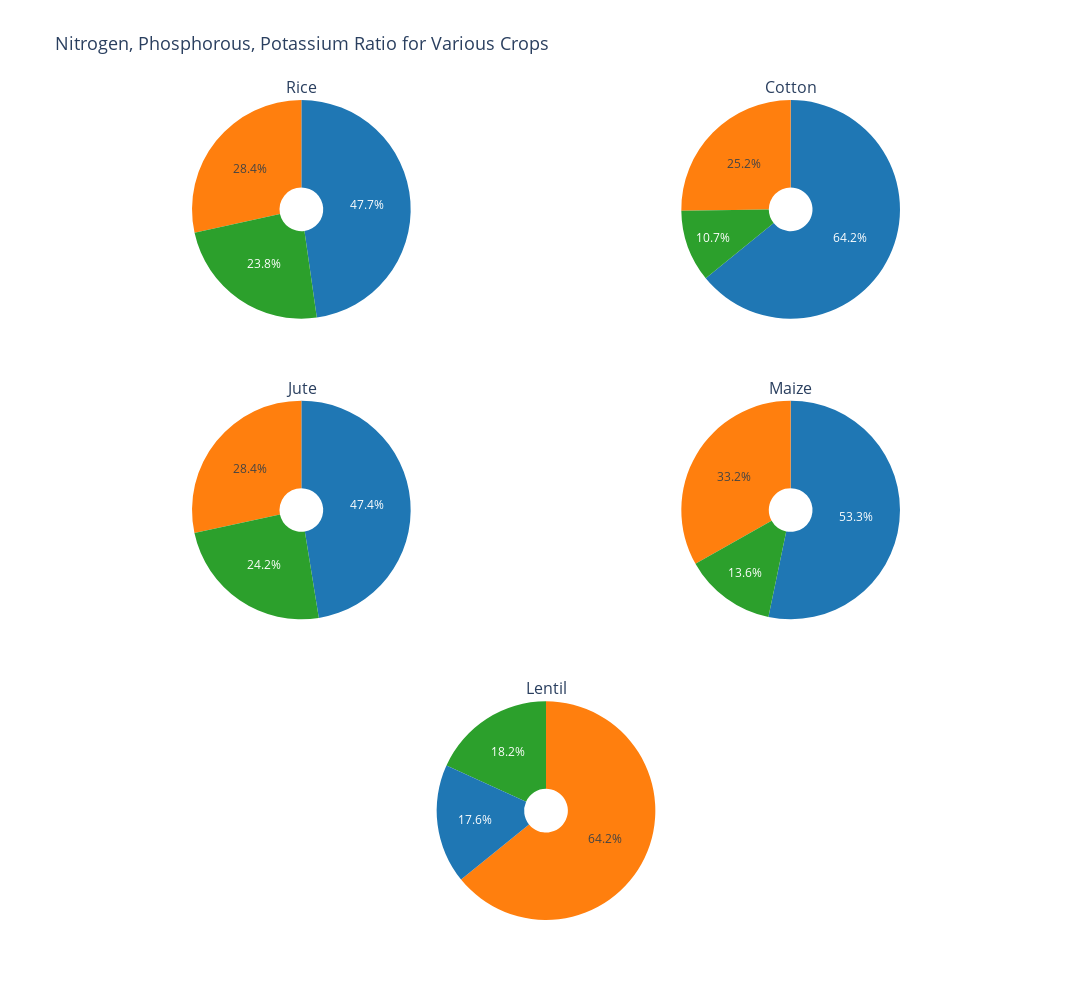

Notebook code cell kept with this figure:
### Markdown cell above
### N P K ratio for rice, cotton, jute, maize and lentis

### Code cell
from plotly.subplots import make_subplots
import plotly.graph_objects as go

labels = ['Nitrogen (N)', 'Phosphorous (P)', 'Potassium (K)']
colors = ["#1f77b4", "#ff7f0e", "#2ca02c"]  # Custom colors for consistency

# Create a subplot layout: 3 rows and 2 columns
fig = make_subplots(
    rows=3, cols=2,
    specs=[
        [{'type': 'domain'}, {'type': 'domain'}],  # Row 1
        [{'type': 'domain'}, {'type': 'domain'}],  # Row 2
        [{'type': 'domain', 'colspan': 2}, None]   # Row 3 (full width)
    ],
    subplot_titles=["Rice", "Cotton", "Jute", "Maize", "Lentil"],
    vertical_spacing=0.1,  # Reduced spacing to increase chart size
    horizontal_spacing=0.05  # Reduced space between columns
)

# List of crops and their positions in the grid
crops = [("rice", 1, 1), ("cotton", 1, 2), ("jute", 2, 1), 
         ("maize", 2, 2), ("lentil", 3, 1)]  # Lentil spans both columns

# Adding Pie Charts with larger domains
for crop, row, col in crops:
    npk_values = crop_summary.loc[crop, ['N', 'P', 'K']]
    fig.add_trace(
        go.Pie(
            labels=labels,
            values=npk_values,
            name=crop.capitalize(),
            marker=dict(colors=colors),
            hole=0.2  # Smaller hole for fuller pies
        ),
        row=row, col=col
    )

# Update layout for better visualization
fig.update_layout(
    title_text="Nitrogen, Phosphorous, Potassium Ratio for Various Crops",
    title_font=dict(size=18),
    height=1000,  # Increased height
    width=1200,   # Increased width
    showlegend=False  # Remove legend to maximize space
)

fig.show()

### Figure 1 — Plotly figure (JSON) as saved in the notebook; plotly's stock layout.template omitted (floating-point values rounded to 4 significant figures)
{"data": [{"domain": {"x": [0, 0.475], "y": [0.7333, 1]}, "hole": 0.2, "labels": ["Nitrogen (N)", "Phosphorous (P)", "Potassium (K)"], "marker": {"colors": ["#1f77b4", "#ff7f0e", "#2ca02c"]}, "name": "Rice", "type": "pie", "values": [79.89, 47.58, 39.87]}, {"domain": {"x": [0.525, 1], "y": [0.7333, 1]}, "hole": 0.2, "labels": ["Nitrogen (N)", "Phosphorous (P)", "Potassium (K)"], "marker": {"colors": ["#1f77b4", "#ff7f0e", "#2ca02c"]}, "name": "Cotton", "type": "pie", "values": [117.8, 46.24, 19.56]}, {"domain": {"x": [0, 0.475], "y": [0.3667, 0.6333]}, "hole": 0.2, "labels": ["Nitrogen (N)", "Phosphorous (P)", "Potassium (K)"], "marker": {"colors": ["#1f77b4", "#ff7f0e", "#2ca02c"]}, "name": "Jute", "type": "pie", "values": [78.4, 46.86, 39.99]}, {"domain": {"x": [0.525, 1], "y": [0.3667, 0.6333]}, "hole": 0.2, "labels": ["Nitrogen (N)", "Phosphorous (P)", "Potassium (K)"], "marker": {"colors": ["#1f77b4", "#ff7f0e", "#2ca02c"]}, "name": "Maize", "type": "pie", "values": [77.76, 48.44, 19.79]}, {"domain": {"x": [0, 1], "y": [0, 0.2667]}, "hole": 0.2, "labels": ["Nitrogen (N)", "Phosphorous (P)", "Potassium (K)"], "marker": {"colors": ["#1f77b4", "#ff7f0e", "#2ca02c"]}, "name": "Lentil", "type": "pie", "values": [18.77, 68.36, 19.41]}], "layout": {"annotations": [{"font": {"size": 16}, "showarrow": false, "text": "Rice", "x": 0.2375, "xanchor": "center", "xref": "paper", "y": 1, "yanchor": "bottom", "yref": "paper"}, {"font": {"size": 16}, "showarrow": false, "text": "Cotton", "x": 0.7625, "xanchor": "center", "xref": "paper", "y": 1, "yanchor": "bottom", "yref": "paper"}, {"font": {"size": 16}, "showarrow": false, "text": "Jute", "x": 0.2375, "xanchor": "center", "xref": "paper", "y": 0.6333, "yanchor": "bottom", "yref": "paper"}, {"font": {"size": 16}, "showarrow": false, "text": "Maize", "x": 0.7625, "xanchor": "center", "xref": "paper", "y": 0.6333, "yanchor": "bottom", "yref": "paper"}, {"font": {"size": 16}, "showarrow": false, "text": "Lentil", "x": 0.5, "xanchor": "center", "xref": "paper", "y": 0.2667, "yanchor": "bottom", "yref": "paper"}], "height": 1000, "showlegend": false, "title": {"font": {"size": 18}, "text": "Nitrogen, Phosphorous, Potassium Ratio for Various Crops"}, "width": 1200}}
